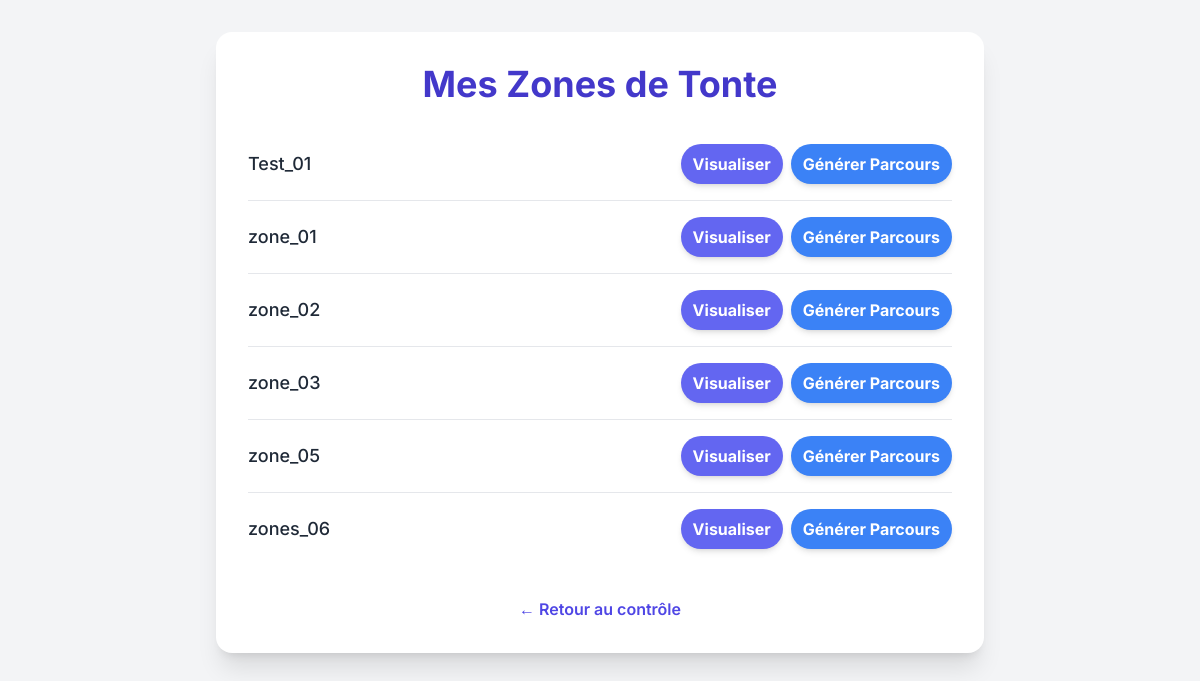
Page /zones on the earlier database version.
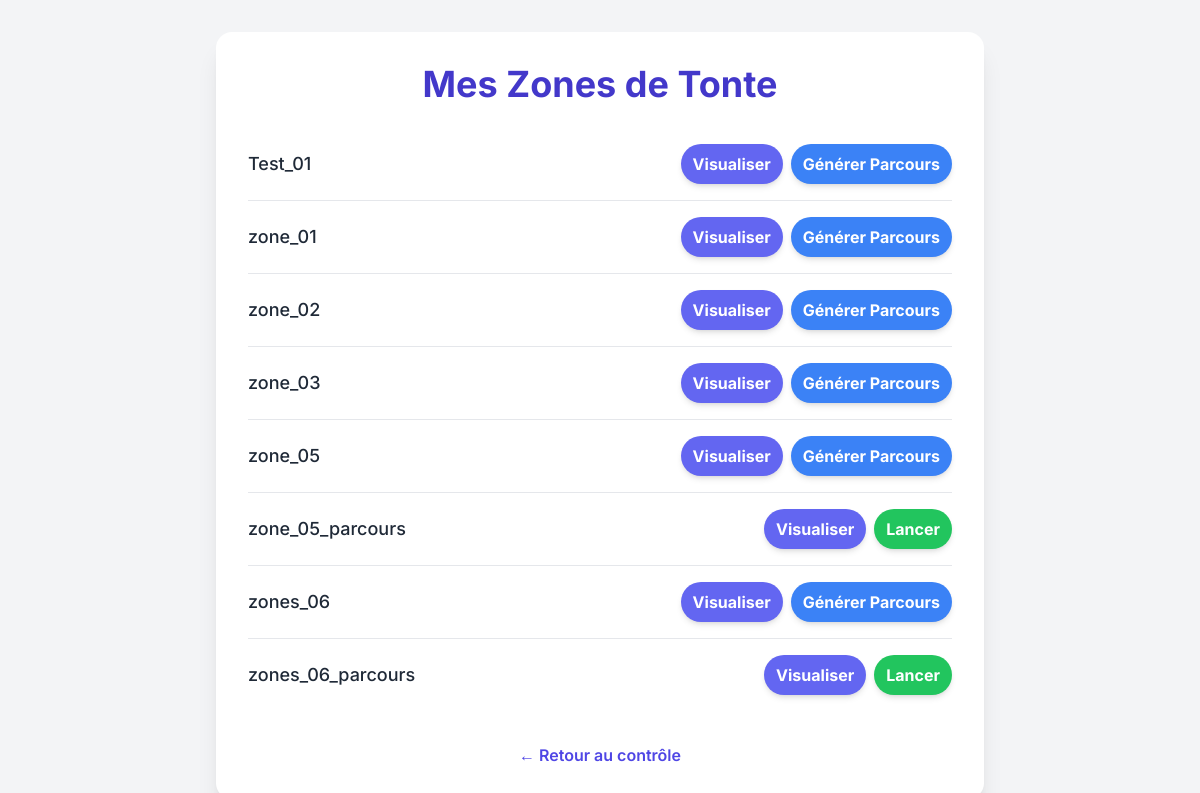
Same page on the later database version.
### tables this page shows
CREATE TABLE zones (
                id INTEGER PRIMARY KEY AUTOINCREMENT,
                name TEXT NOT NULL UNIQUE,
                perimeter_vectors TEXT NOT NULL,
                created_at TIMESTAMP DEFAULT CURRENT_TIMESTAMP
            );

### server_for_robot.py (the view)
@app.route('/zones')
def list_zones(): return render_template('zones_list.html', zones=db_manager.get_all_zones())

### database_manager.py (called while the page is built)
    def get_all_zones(self):
        conn = sqlite3.connect(self.db_name)
        cursor = conn.cursor()
        cursor.execute("SELECT id, name FROM zones")
        results = [{"id": row[0], "name": row[1]} for row in cursor.fetchall()]
        conn.close()
        return results

### templates/zones_list.html (shortened to what this page needs)
<!DOCTYPE html>
<html lang="fr">
<head>
    <script src="https://cdn.tailwindcss.com"></script>
</head>
<body class="bg-gray-100 p-4 sm:p-8">
    <div class="bg-white p-6 sm:p-8 rounded-2xl shadow-xl w-full max-w-3xl mx-auto">
        <h1 class="text-3xl sm:text-4xl font-bold mb-6 text-indigo-700 text-center">Mes Zones de Tonte</h1>
        <div id="zones-list" class="space-y-3">
            {% if zones %}
                <ul class="divide-y divide-gray-200">
                    {% for zone in zones %}
                    <li class="py-4 flex justify-between items-center space-x-2">
                        <span class="text-lg text-gray-800 font-medium">{{ zone.name }}</span>
                        <div class="flex flex-wrap space-x-2">
                            <a href="/view_zone?name={{ zone.name }}" class="bg-indigo-500 hover:bg-indigo-600 text-white font-bold py-2 px-3 rounded-full shadow-md transition transform hover:scale-105">Visualiser</a>
                            {% if '_parcours' in zone.name %}
                            <button data-zone-name="{{ zone.name }}" class="start-btn bg-green-500 hover:bg-green-600 text-white font-bold py-2 px-3 rounded-full shadow-md transition transform hover:scale-105">Lancer</button>
                            {% else %}
                            <button data-zone-name="{{ zone.name }}" class="generate-btn bg-blue-500 hover:bg-blue-600 text-white font-bold py-2 px-3 rounded-full shadow-md transition transform hover:scale-105">Générer Parcours</button>
                            {% endif %}
                        </div>
                    </li>
                    {% endfor %}
                </ul>
            {% else %}
                <p class="text-center text-gray-500 py-8">Aucune zone enregistrée.</p>
            {% endif %}
        </div>
         <div class="mt-8 text-center"><a href="/" class="text-indigo-600 hover:text-indigo-800 font-semibold">&larr; Retour au contrôle</a></div>
    </div>
</body>
</html>

### templates/zones_list.html (style rules this page uses)
body { font-family: 'Inter', sans-serif; }

Differences in the rows shown:
added zones: name "zone_05_parcours"
added zones: name "zones_06_parcours"
